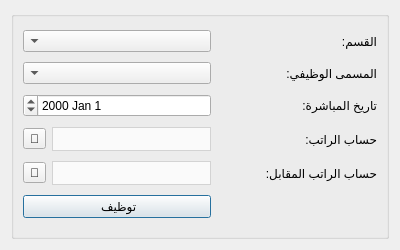
<?xml version="1.0" encoding="UTF-8"?>
<ui version="4.0">
 <class>HR_Employ</class>
 <widget class="QDialog" name="HR_Employ">
  <property name="windowModality">
   <enum>Qt::ApplicationModal</enum>
  </property>
  <property name="geometry">
   <rect>
    <x>0</x>
    <y>0</y>
    <width>400</width>
    <height>250</height>
   </rect>
  </property>
  <property name="minimumSize">
   <size>
    <width>400</width>
    <height>250</height>
   </size>
  </property>
  <property name="maximumSize">
   <size>
    <width>400</width>
    <height>250</height>
   </size>
  </property>
  <property name="windowTitle">
   <string>توظيف</string>
  </property>
  <layout class="QGridLayout" name="gridLayout_2">
   <item row="0" column="0">
    <widget class="QGroupBox" name="groupBox">
     <property name="layoutDirection">
      <enum>Qt::RightToLeft</enum>
     </property>
     <property name="title">
      <string/>
     </property>
     <layout class="QGridLayout" name="gridLayout">
      <item row="4" column="0">
       <widget class="QLabel" name="name_label_4">
        <property name="text">
         <string>حساب الراتب:</string>
        </property>
       </widget>
      </item>
      <item row="0" column="1" colspan="2">
       <widget class="QComboBox" name="departments_combobox">
        <property name="sizePolicy">
         <sizepolicy hsizetype="Expanding" vsizetype="Fixed">
          <horstretch>0</horstretch>
          <verstretch>0</verstretch>
         </sizepolicy>
        </property>
       </widget>
      </item>
      <item row="1" column="1" colspan="2">
       <widget class="QComboBox" name="positions_combobox">
        <property name="sizePolicy">
         <sizepolicy hsizetype="Expanding" vsizetype="Fixed">
          <horstretch>0</horstretch>
          <verstretch>0</verstretch>
         </sizepolicy>
        </property>
       </widget>
      </item>
      <item row="2" column="1" colspan="2">
       <widget class="QDateEdit" name="start_date_input"/>
      </item>
      <item row="5" column="1">
       <widget class="QComboBox" name="salary_opposite_account_combobox">
        <property name="styleSheet">
         <string notr="true">QComboBox {
        background-color: #fafafa;
        border: 1px solid lightgrey;		
		height: 22px;
		color: black;
    }
    QComboBox::drop-down {
        border: none;
    }</string>
        </property>
       </widget>
      </item>
      <item row="2" column="0">
       <widget class="QLabel" name="name_label_3">
        <property name="text">
         <string>تاريخ المباشرة:</string>
        </property>
       </widget>
      </item>
      <item row="6" column="1" colspan="2">
       <widget class="QPushButton" name="employ_btn">
        <property name="text">
         <string> توظيف</string>
        </property>
       </widget>
      </item>
      <item row="0" column="0">
       <widget class="QLabel" name="name_label">
        <property name="text">
         <string>القسم:</string>
        </property>
       </widget>
      </item>
      <item row="4" column="1">
       <widget class="QComboBox" name="salary_account_combobox">
        <property name="styleSheet">
         <string notr="true">QComboBox {
        background-color: #fafafa;
        border: 1px solid lightgrey;		
		height: 22px;
		color: black;
    }
    QComboBox::drop-down {
        border: none;
    }</string>
        </property>
       </widget>
      </item>
      <item row="1" column="0">
       <widget class="QLabel" name="name_label_2">
        <property name="text">
         <string>المسمى الوظيفي:</string>
        </property>
       </widget>
      </item>
      <item row="5" column="0">
       <widget class="QLabel" name="name_label_5">
        <property name="text">
         <string>حساب الراتب المقابل:</string>
        </property>
       </widget>
      </item>
      <item row="4" column="2">
       <widget class="QToolButton" name="select_salary_account_btn">
        <property name="text">
         <string>🔎</string>
        </property>
       </widget>
      </item>
      <item row="5" column="2">
       <widget class="QToolButton" name="select_salary_opposite_account_btn">
        <property name="text">
         <string>🔎</string>
        </property>
       </widget>
      </item>
     </layout>
    </widget>
   </item>
  </layout>
 </widget>
 <resources/>
 <connections/>
</ui>
